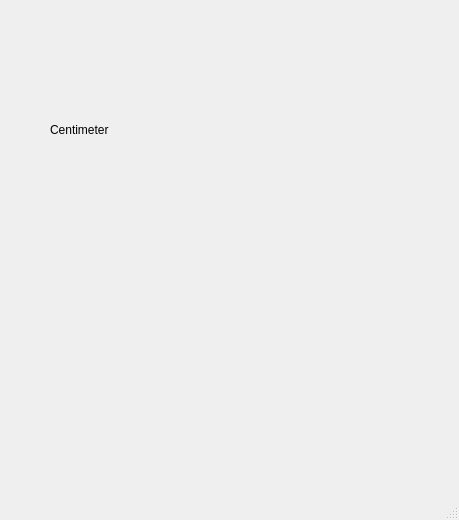
<?xml version="1.0" encoding="UTF-8"?>
<ui version="4.0">
 <class>MainWindow</class>
 <widget class="QMainWindow" name="MainWindow">
  <property name="geometry">
   <rect>
    <x>0</x>
    <y>0</y>
    <width>459</width>
    <height>520</height>
   </rect>
  </property>
  <property name="windowTitle">
   <string>MainWindow</string>
  </property>
  <widget class="QWidget" name="centralwidget">
   <widget class="QLabel" name="label">
    <property name="geometry">
     <rect>
      <x>50</x>
      <y>90</y>
      <width>140</width>
      <height>80</height>
     </rect>
    </property>
    <property name="text">
     <string>Centimeter</string>
    </property>
   </widget>
  </widget>
  <widget class="QMenuBar" name="menubar">
   <property name="geometry">
    <rect>
     <x>0</x>
     <y>0</y>
     <width>459</width>
     <height>21</height>
    </rect>
   </property>
  </widget>
  <widget class="QStatusBar" name="statusbar"/>
 </widget>
 <resources/>
 <connections/>
</ui>
